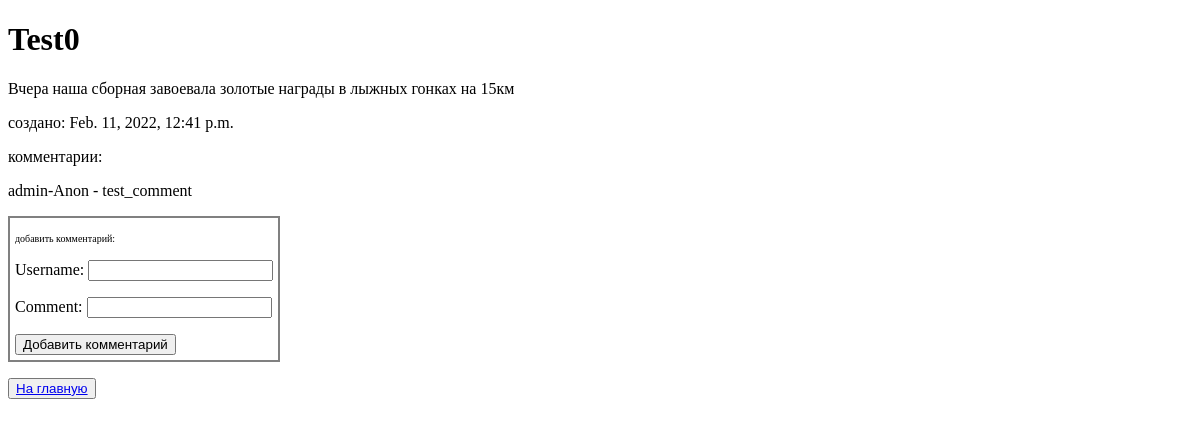
The page /news/1 on the database as committed earlier.
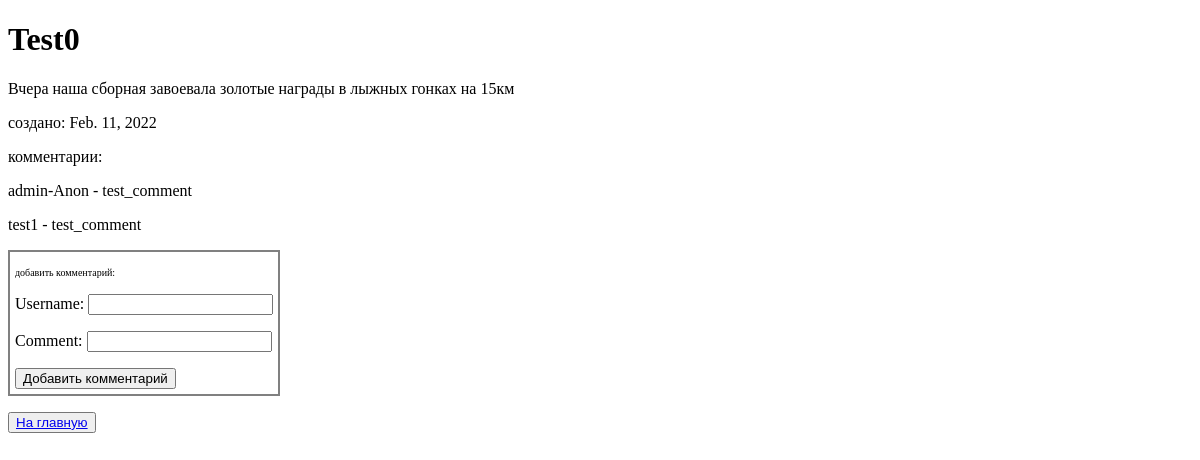
The same page on the database as committed later.
### app_news/models.py (models this page shows, shortened)
class News(models.Model):
	title = models.CharField(max_length=200, verbose_name='заголовок', db_index=True)
	content = models.CharField(max_length=500, verbose_name='содержание')
	created_at = models.DateField(auto_now_add=True, db_index=True, verbose_name='создано')
	updated_at = models.DateField(auto_now=True, verbose_name='отредактировано')
	flag = models.BooleanField(default=False, verbose_name='опубликовать')
	tag = models.CharField(max_length=50, null=True, blank=True, default=None, verbose_name='тэг')
	class Meta:
		db_table = 'news'
		ordering = ['created_at']

class Comment(models.Model):
	username = models.CharField(max_length=100, blank=True, null=True, verbose_name='имя пользователя')
	comment = models.CharField(max_length=200, verbose_name='комментарий')
	news = models.ForeignKey('News', null=False, related_name='comments',
								  on_delete=models.CASCADE, verbose_name='новость')
	user = models.ForeignKey(User, blank=True, null=True, related_name='comments',
							 	  on_delete=models.CASCADE, verbose_name='пользователь')

### app_news/views.py (the view, shortened to what this page needs)
# urls.py: path('news/<int:pk>', NewsDetailView.as_view(), name='news_detail'),
class NewsDetailView(generic.DetailView, FormView):
	model = News
	template_name = 'app_news/news_detail.html'
	form_class = CommentForm
	def get_context_data(self, **kwargs):
		context = super(NewsDetailView, self).get_context_data(**kwargs)
		return context

### app_news/forms.py
class CommentForm(forms.Form):
	username = forms.CharField()
	comment = forms.CharField()

### app_news/templates/app_news/news_detail.html (shortened to what this page needs)
<!DOCTYPE html>
<html lang="en">
    <head>
    </head>
    <body>
        <h1>{{ object.title }}</h1>
        <p>{{ object.content }}</p>
        <p>создано: {{ object.created_at }}</p>
        {% if object.comments %}
        <p>комментарии:</p>
            {% for comment in object.comments.all %}
            <p> {{ comment.username }} - {{ comment.comment }}</p>
            {% endfor %}
        {% endif %}
        {% if request.user.is_authenticated %}
        <div style="display: inline-block; padding: 5px; border: 2px solid grey;">
            <p style="font-size: 10px;">добавить комментарий:</p>
                <form method="post" action="/news/{{ object.id }}">
                    {% csrf_token %}
                    {{ form.comment }}
                    <button type="submit">Добавить комментарий</button>
                </form>
        </div>
        {% else %}
        <div style="display: inline-block; padding: 5px; border: 2px solid grey;">
            <p style="font-size: 10px;">добавить комментарий:</p>
                <form method="post" action="/news/{{ object.id }}">
                    {{ form.as_p }}
                    <button type="submit">Добавить комментарий</button>
                </form>
        </div>
        {% endif %}
        <button><a href="/">На главную</a></button>
    </body>
</html>

Rows that differ between the two databases and show on the page:
changed News "Test0": created_at "Feb. 11, 2022, 12:41 p.m." → "Feb. 11, 2022"
added Comment: username "test1", comment "test_comment"
